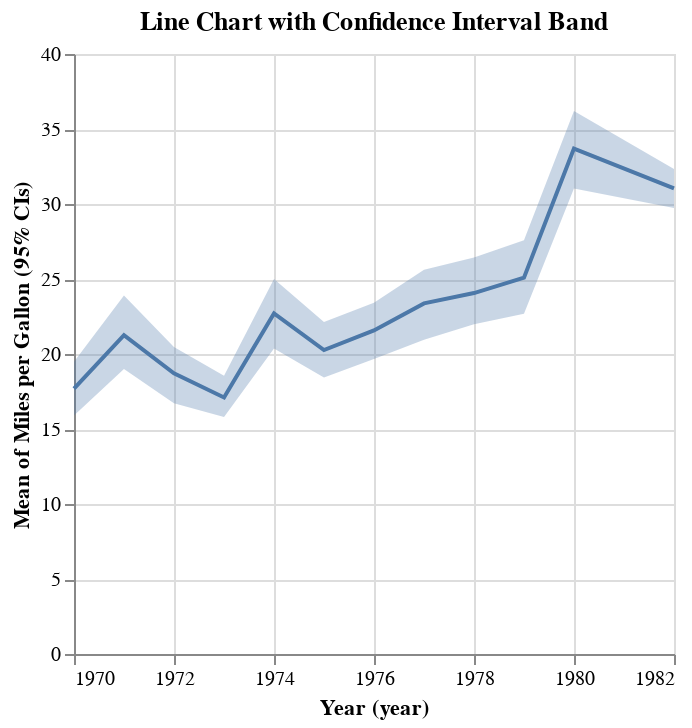

The cell this chart's notebook holds for it:
### Markdown cell above
## Line Chart with Confidence Interval Band

### Code cell
@vlplot(
  data = cars,  # Contains data and the x axix of chart
  x = "year(Year)",
  title = "Line Chart with Confidence Interval Band"
) +

@vlplot(
  mark = {:errorband, extent=:ci},  # First band containing the CI
  y = {"Miles_per_Gallon", title="Mean of Miles per Gallon (95% CIs)"}
) + 

@vlplot(
  mark = :line,  # Second band of a line plot of mean miles
  y = "mean(Miles_per_Gallon)"

)

### Figure 1 — Vega-Lite specification as saved in the notebook (floating-point values rounded to 4 significant figures; data arrays with more than 128 entries replaced by an {"elided": "..."} marker saying what was removed)
{"data": {"values": {"elided": "406 records"}}, "title": "Line Chart with Confidence Interval Band", "encoding": {"x": {"timeUnit": "year", "field": "Year", "type": "temporal"}}, "layer": [{"mark": {"extent": "ci", "type": "errorband"}, "encoding": {"y": {"title": "Mean of Miles per Gallon (95% CIs)", "field": "Miles_per_Gallon", "type": "quantitative"}}}, {"mark": "line", "encoding": {"y": {"aggregate": "mean", "field": "Miles_per_Gallon", "type": "quantitative"}}}]}
